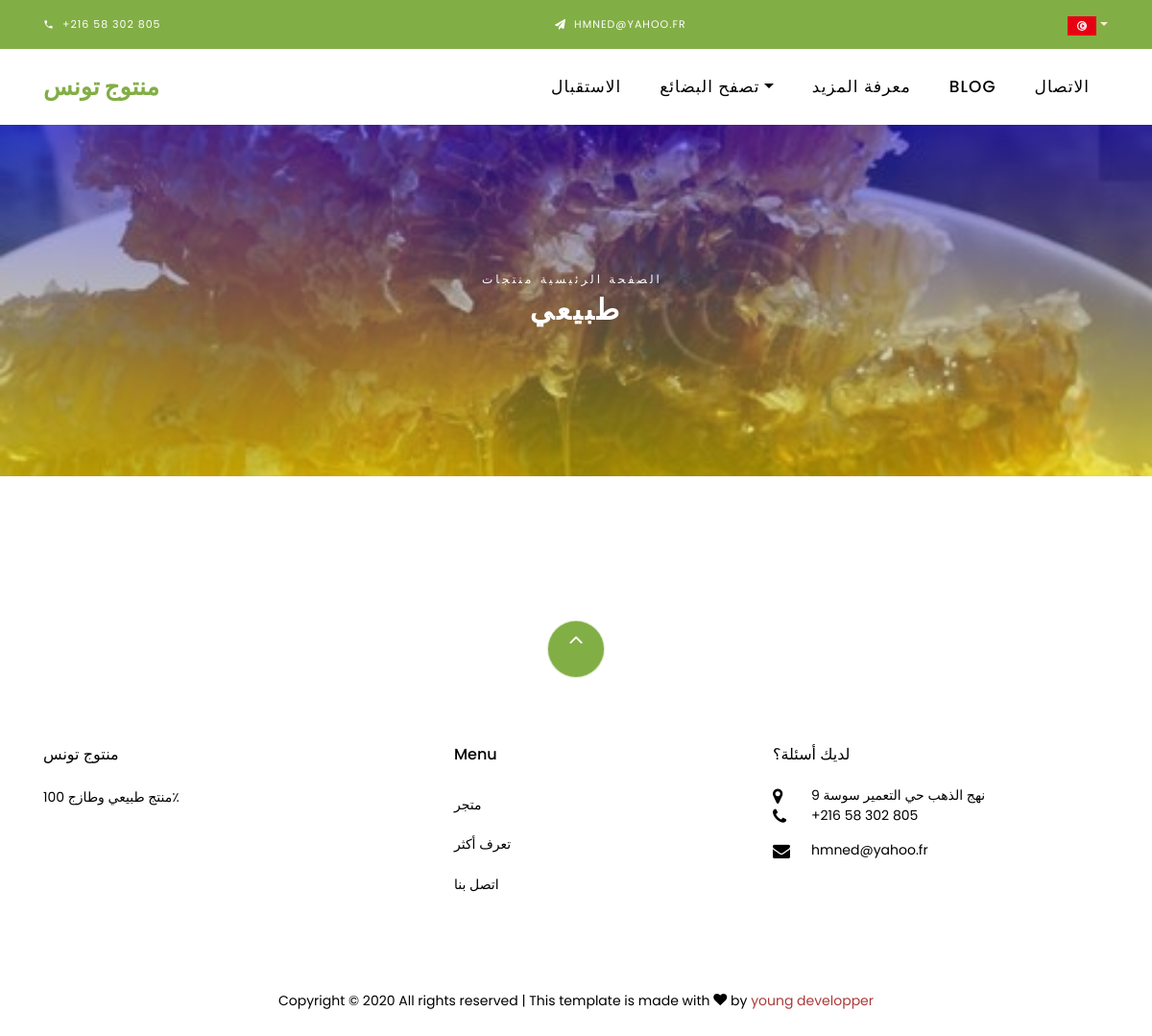
/ar/shop, run on an earlier commit of the app's database.
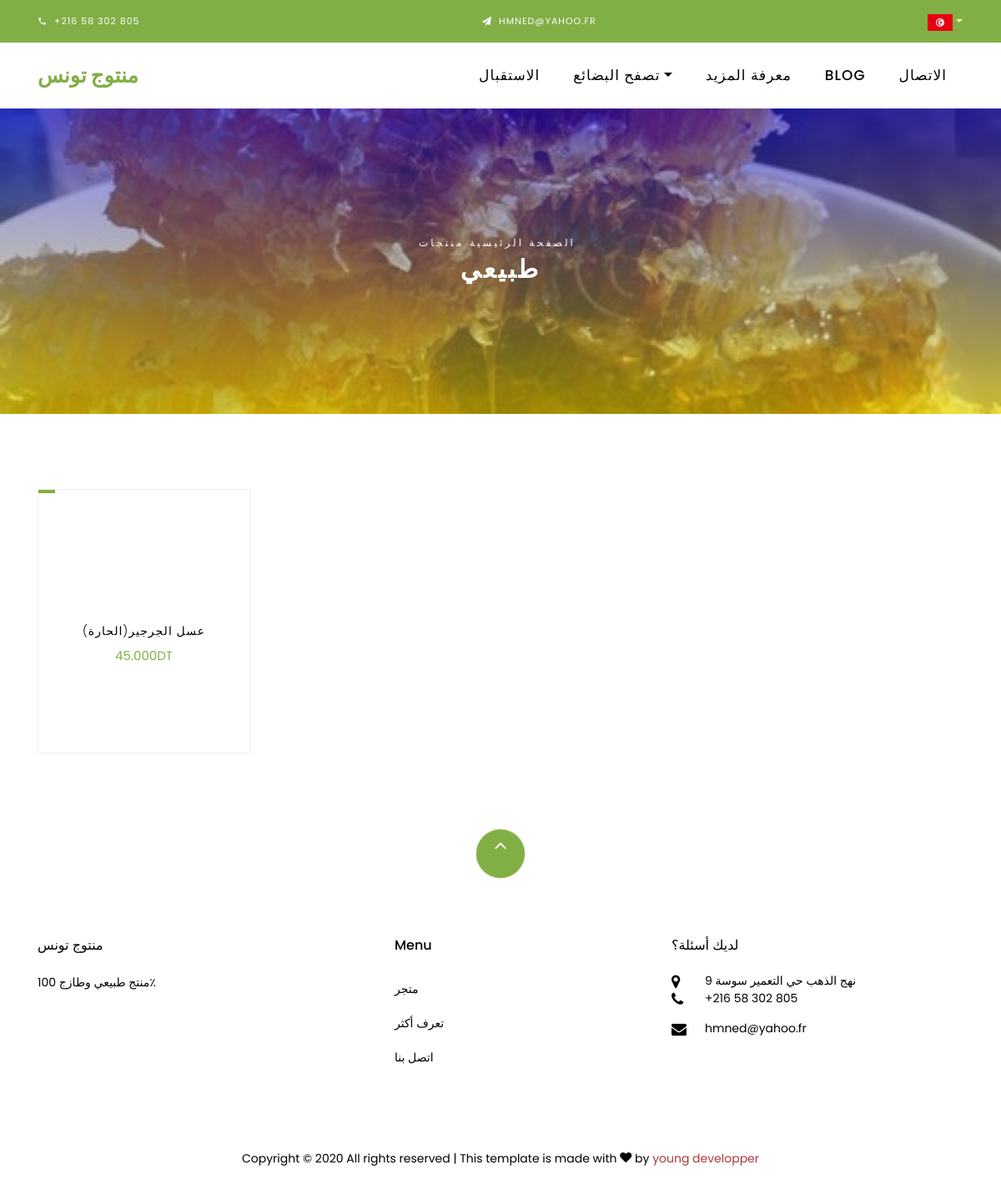
And on a later commit of the database.
### ar/models.py (models this page shows, shortened)
class NaturalProduct(models.Model):
    name = models.CharField(max_length=50000)
    price = models.DecimalField(decimal_places=3, max_digits=6)
    image = models.ImageField(upload_to='pics')
    description = models.TextField(max_length=10000000)

### ar/views.py (the view)
# urls.py: path('shop', views.natural, name='natural'),
def natural(request):
    Products = NaturalProduct.objects.all()
    return render(request, 'arab/shopar.html', context={'products': Products})

### template/arab/shopar.html (shortened to what the changed rows need)
{% load static %}
<!DOCTYPE html>
<html lang="en">
  <head>
    <link rel="stylesheet" href="{% static 'css/open-iconic-bootstrap.min.css' %}">
    <link rel="stylesheet" href="{% static 'css/animate.css' %}">
    <link rel="stylesheet" href="{% static 'css/owl.carousel.min.css' %}">
    <link rel="stylesheet" href="{% static 'css/owl.theme.default.min.css' %}">
    <link rel="stylesheet" href="{% static 'css/magnific-popup.css' %}">
    <link rel="stylesheet" href="{% static 'css/aos.css' %}">
    <link rel="stylesheet" href="{% static 'css/ionicons.min.css' %}">
    <link rel="stylesheet" href="{% static 'css/bootstrap-datepicker.css' %}">
    <link rel="stylesheet" href="{% static 'css/jquery.timepicker.css' %}">
    <link rel="stylesheet" href="{% static 'css/flaticon.css' %}">
    <link rel="stylesheet" href="{% static 'css/icomoon.css' %}">
    <link rel="stylesheet" href="{% static 'css/style.css' %}">
  </head>
  <body class="goto-here">
    <div class="hero-wrap hero-bread" style="background-image:linear-gradient(rgba(0, 0, 255, 0.5), rgba(255, 255, 0, 0.5)), url({% static 'images/img6.jpg' %});">
      <div class="container">
        <div class="row no-gutters slider-text align-items-center justify-content-center">
          <div class="col-md-9 ftco-animate text-center">
            <h1 class="mb-0 bread">طبيعي</h1>
          </div>
        </div>
      </div>
    </div>
    <section class="ftco-section">
    	<div class="container">
    		<div class="row">
    			{% for prod in products %}
    			<div class="col-md-6 col-lg-3 ftco-animate">
    				<div class="product">
    					<a href="#" class="img-prod"><img class="img-fluid" src="{{ prod.image.url }}" alt="Colorlib Template">
    						<span class="status"></span>
    					</a>
    					<div class="text py-3 pb-4 px-3 text-center">
    						<h3><a href="#">{{ prod.name }}</a></h3>
    						<div class="d-flex">
    							<div class="pricing">
                    <p class="price"><span class="price-sale">{{ prod.price }}DT</span>
                      <h3><a href="#">{{ prod.description }}</a></h3></p>
		    					</div>
	    					</div>
    					</div>
    				</div>
          </div>
          {% endfor %}
    		</div>
    	</div>
    </section>
    <footer class="ftco-footer ftco-section">
      <div class="container">
        <div class="row mb-5">
          <div class="col-md">
            <div class="ftco-footer-widget mb-4">
              <h2 class="ftco-heading-2">منتوج تونس</h2>
            </div>
          </div>
          <div class="col-md">
            <div class="ftco-footer-widget mb-4 ml-md-5">
              <h2 class="ftco-heading-2">Menu</h2>
            </div>
          </div>
          <div class="col-md">
            <div class="ftco-footer-widget mb-4">
              <h2 class="ftco-heading-2">لديك أسئلة؟</h2>
            </div>
          </div>
        </div>
      </div>
    </footer>
  </body>
</html>

What changed in the data, as far as the page shows it:
added NaturalProduct: name "عسل الجرجير(الحارة)", price "45.000"
